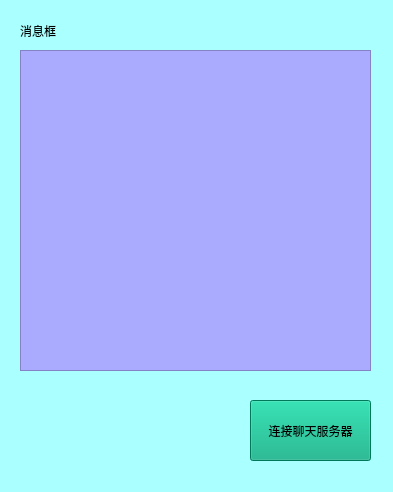
<?xml version="1.0" encoding="UTF-8"?>
<ui version="4.0">
 <class>MainWindow</class>
 <widget class="QMainWindow" name="MainWindow">
  <property name="geometry">
   <rect>
    <x>0</x>
    <y>0</y>
    <width>393</width>
    <height>492</height>
   </rect>
  </property>
  <property name="windowTitle">
   <string>MainWindow</string>
  </property>
  <property name="styleSheet">
   <string notr="true">background-color: rgb(170, 255, 255);</string>
  </property>
  <widget class="QWidget" name="centralwidget">
   <widget class="QTextEdit" name="msgEdit">
    <property name="geometry">
     <rect>
      <x>20</x>
      <y>50</y>
      <width>351</width>
      <height>321</height>
     </rect>
    </property>
    <property name="styleSheet">
     <string notr="true">background-color: rgb(85, 255, 127);
background-color: rgb(170, 170, 255);
border-color: rgb(0, 0, 0);</string>
    </property>
    <property name="html">
     <string>&lt;!DOCTYPE HTML PUBLIC &quot;-//W3C//DTD HTML 4.0//EN&quot; &quot;http://www.w3.org/TR/REC-html40/strict.dtd&quot;&gt;
&lt;html&gt;&lt;head&gt;&lt;meta name=&quot;qrichtext&quot; content=&quot;1&quot; /&gt;&lt;style type=&quot;text/css&quot;&gt;
p, li { white-space: pre-wrap; }
&lt;/style&gt;&lt;/head&gt;&lt;body style=&quot; font-family:'SimSun'; font-size:9pt; font-weight:400; font-style:normal;&quot;&gt;
&lt;p style=&quot;-qt-paragraph-type:empty; margin-top:0px; margin-bottom:0px; margin-left:0px; margin-right:0px; -qt-block-indent:0; text-indent:0px;&quot;&gt;&lt;br /&gt;&lt;/p&gt;&lt;/body&gt;&lt;/html&gt;</string>
    </property>
   </widget>
   <widget class="QPushButton" name="connServer">
    <property name="geometry">
     <rect>
      <x>250</x>
      <y>400</y>
      <width>121</width>
      <height>61</height>
     </rect>
    </property>
    <property name="styleSheet">
     <string notr="true">background-color: rgb(0, 170, 127);
border-color: rgb(0, 0, 0);</string>
    </property>
    <property name="text">
     <string>连接聊天服务器</string>
    </property>
   </widget>
   <widget class="QLabel" name="label">
    <property name="geometry">
     <rect>
      <x>20</x>
      <y>20</y>
      <width>41</width>
      <height>21</height>
     </rect>
    </property>
    <property name="styleSheet">
     <string notr="true">font: 9pt &quot;微软雅黑&quot;;</string>
    </property>
    <property name="text">
     <string>消息框</string>
    </property>
   </widget>
  </widget>
  <widget class="QStatusBar" name="statusbar"/>
 </widget>
 <resources/>
 <connections/>
</ui>
